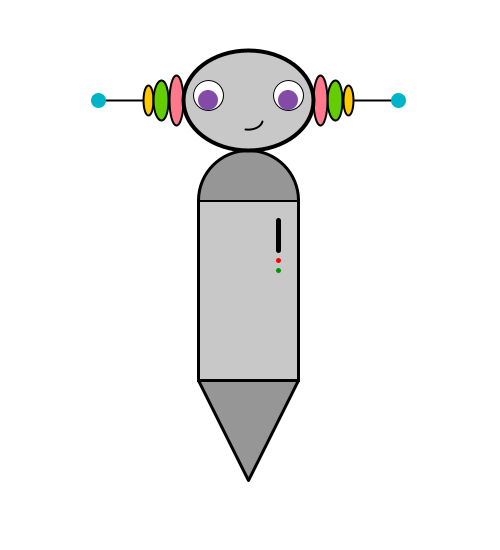
Frame 1 (no input)
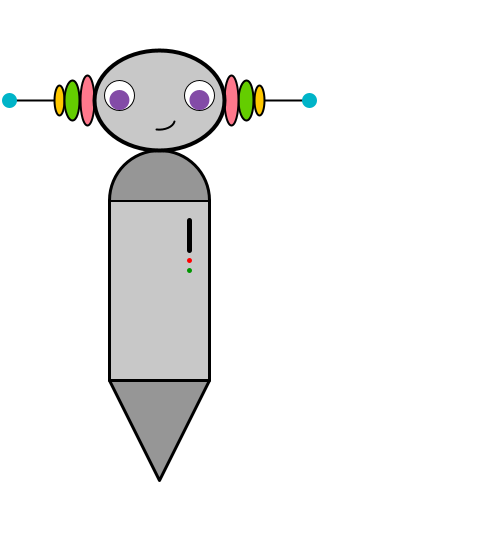
Frame 60 (the mouse pressed at the canvas centre just before this capture)
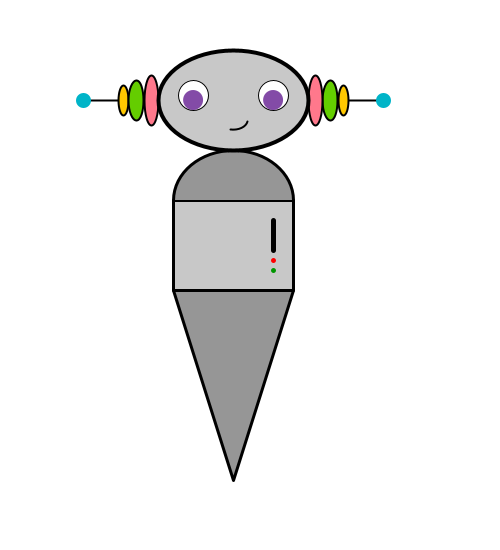
Frame 120 (the mouse held since frame 60 and released just before this capture)

The Processing sketch that drew these frames (run headless with seeded random() and noise(); from frame 60 on, the mouse is pressed at the canvas centre):

// Processing sketch: processing_57470
// ── processing_57470.pde



float x = 200; // x-coordinate
float y = 200; // y-coordinate
int bodyHeight = 100; //body height
int bodyWidth = 100; //body Width


float easing = 0.01;

void setup() {
  background(255); //background white
  size(500, 550);
  smooth();
  ellipseMode(CENTER);
rectMode(CORNER);
}

void draw() {
  background(255);
int targetX = mouseX;
x += (targetX - x) * easing;

if (mousePressed) {
bodyWidth = 120;
bodyHeight = 90;
} else {
bodyWidth = 100;
bodyHeight = 180;
}
float ny = y - bodyHeight - bodyWidth;

//BODY
strokeWeight(3);
stroke(0); //outline black
fill(200); //light grey fill
rect(x, y, bodyWidth, bodyHeight); //body of the robot

//BOTTOM
strokeWeight(3);
fill(150); //darker grey fill
strokeJoin(ROUND);
triangle(x, y + bodyHeight, x + bodyWidth, y + bodyHeight, x + bodyWidth/2, 480); //triangle bottom

//NECK
strokeWeight(3);
stroke(0); //outline black
fill(150); //darker grey fill
arc(x + bodyWidth/2, y , bodyWidth, 100, radians(180), radians(360)); //semi-circle body-neck

//Button Detail
strokeWeight(5); //button line weight
strokeCap(ROUND); //line rounded
line(x + bodyWidth - 20, 220, x + bodyWidth - 20, 250); //button detail
stroke(255, 0, 0); //button colour red
point(x + bodyWidth - 20, 260); //button detail
stroke(0, 150, 0); //button colour green
point(x + bodyWidth - 20, 270); //button detail

//Anntenna Left + Detail
strokeWeight(2);
stroke(0);//outline black
line(x + bodyWidth/2 - 150, y/2, x + bodyWidth/2, y/2); //anntenna left
strokeWeight(15);
stroke(0, 180, 200); //stroke colour blue/green
point(x + bodyWidth/2 - 150, y/2);// 

strokeWeight(2);
stroke(0); // outline black
fill(255, 200, 0); // orange/yellow colour
ellipse(x - 50, 100, 10, 30); //antenna detail left 1

strokeWeight(2);
stroke(0); // outline black
fill(100, 205, 0); // apple green colour
ellipse(x - 37, 100, 15, 40); //antenna detail left 2

strokeWeight(2);
stroke(0); // outline black
fill(255, 120, 140); // pink colour
ellipse(x - 22, 100, 14, 50); //antenna detail left 3

//Anntenna Right + Detail
strokeWeight(2);
stroke(0);
line(x + bodyWidth/2, y/2, x + bodyWidth/2 + 150, y/2); //anntenna right
strokeWeight(15);
stroke(0, 180, 200); //stroke colour blue/green
point(x + bodyWidth/2 + 150, y/2);

strokeWeight(2);
stroke(0); // outline black
fill(255, 200, 0); // orange/yellow colour
ellipse(x + bodyWidth + 50, y/2, 10, 30); //antenna detail right 1

strokeWeight(2);
stroke(0); // outline black
fill(100, 205, 0); // apple green colour
ellipse(x + bodyWidth + 37, y/2, 15, 40); //antenna detail right 2

strokeWeight(2);
stroke(0); // outline black
fill(255, 120, 140); // pink colour
ellipse(x + bodyWidth + 22, y/2, 14, 50); //antenna detail right 3

//HEAD
strokeWeight(4);
stroke(0); // outline black
fill(200); // fill lighter grey
ellipse( x + bodyWidth/2, y - 100, bodyWidth + 30, 100); //head of robot

strokeWeight(1);
fill(255); // white fill
ellipse(x + bodyWidth/2 - 40, 95, 30, 30); //left eye
ellipse(x + bodyWidth/2 + 40, 95, 30, 30); //right eye

noStroke(); // no stroke around pupil
fill(80, 0, 130, 180); //purple pupil - slightly transparent
ellipse(x + bodyWidth/2 - 40, 100, 20, 20); //left pupil
ellipse(x + bodyWidth/2 + 40, 100, 20, 20); //right pupil

strokeWeight(2);
stroke(0); //stroke black
noFill(); //no fill for smile
arc(x + bodyWidth/2, y-80, 30, 20, radians(10), radians(100)); //lopsided smile

}
